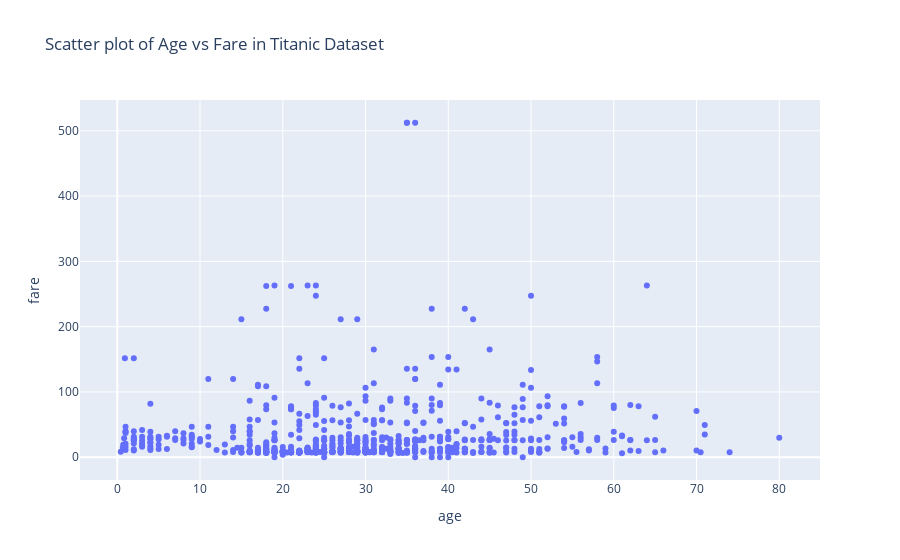

This figure's notebook cell:
### Markdown cell above
Q1. Load the "titanic" dataset using the load_dataset function of seaborn. Use Plotly express to plot a
scatter plot for age and fare columns in the titanic dataset.

### Code cell
import seaborn as sns
import plotly.express as px

# Load the Titanic dataset
titanic = sns.load_dataset("titanic")

# Create a scatter plot for age and fare columns
fig = px.scatter(titanic, x="age", y="fare", title="Scatter plot of Age vs Fare in Titanic Dataset")

fig.show()

### Figure 1 — Plotly figure (JSON) as saved in the notebook; plotly's stock layout.template omitted (floating-point values rounded to 4 significant figures; data arrays with more than 128 entries replaced by an {"elided": "..."} marker saying what was removed)
{"data": [{"hovertemplate": "age=%{x}<br>fare=%{y}<extra></extra>", "legendgroup": "", "marker": {"color": "#636efa", "symbol": "circle"}, "mode": "markers", "name": "", "orientation": "v", "showlegend": false, "type": "scatter", "x": {"elided": "891 float values"}, "xaxis": "x", "y": {"elided": "891 float values"}, "yaxis": "y"}], "layout": {"legend": {"tracegroupgap": 0}, "title": {"text": "Scatter plot of Age vs Fare in Titanic Dataset"}, "xaxis": {"anchor": "y", "domain": [0, 1], "title": {"text": "age"}}, "yaxis": {"anchor": "x", "domain": [0, 1], "title": {"text": "fare"}}}}
